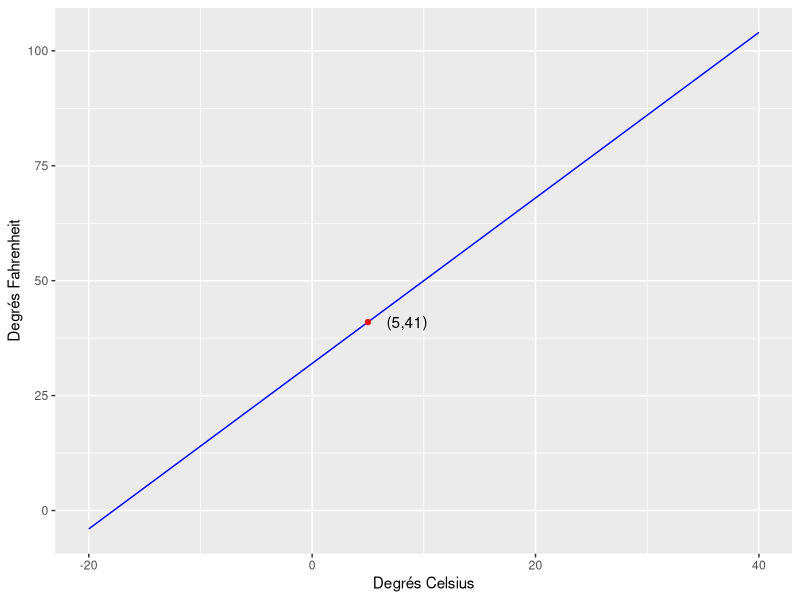
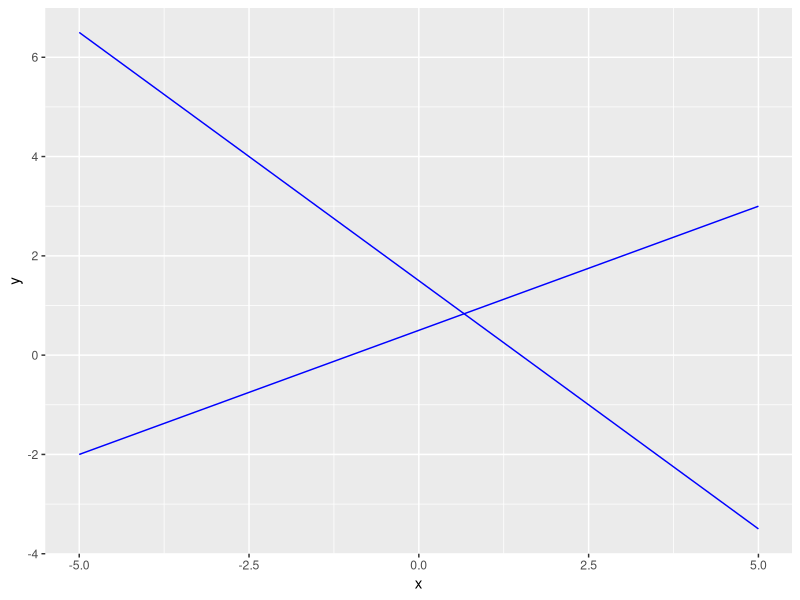
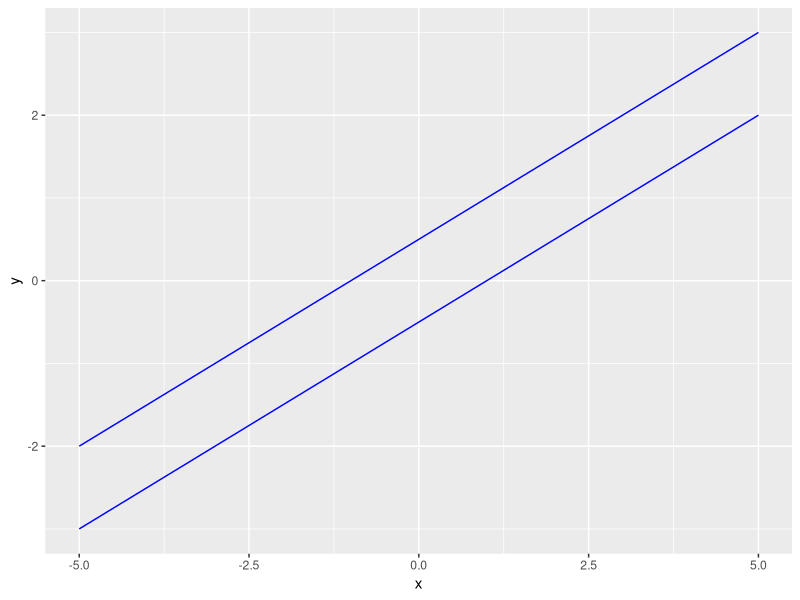
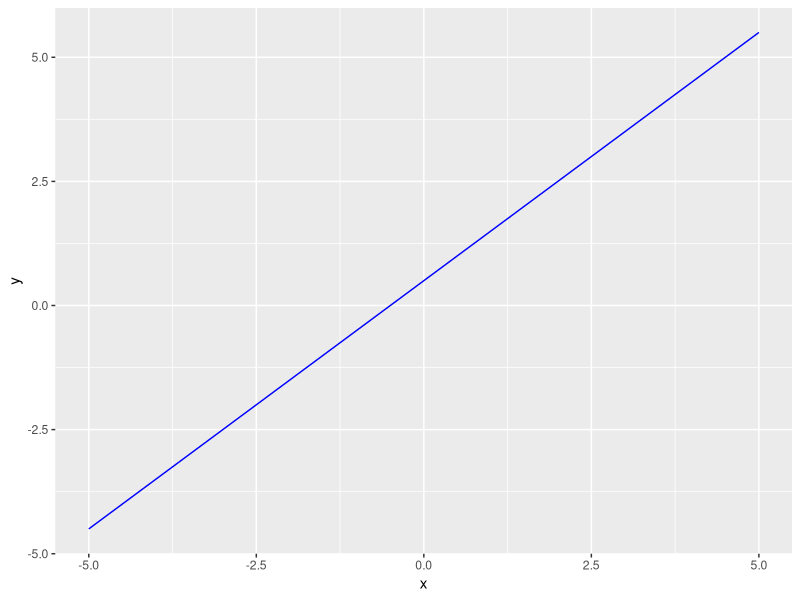

Reproduce these figures in R, in order.
## ---- chunk 1
library(tidyverse)
library(viridis)
## ---- chunk 2
fun.1 <- function(x) 9*x/5+32
ggplot(data = data.frame(x = 0), mapping = aes(x = x))+
  stat_function(fun = fun.1, color = "blue") +
  xlim(-20,40)+
  labs(
    x = "Degrés Celsius",
    y = "Degrés Fahrenheit"
  )+
  geom_point(aes(x = 5, y = 41), color = "red")+
  annotate("text", x = 8.5, y = 41, label = "(5,41)")
## ---- chunk 3
fun.1 <- function(x) -x+3/2
fun.2 <- function(x) x/2+1/2
fun.3 <- function(x) x/2+1/2
fun.4 <- function(x) x/2-1/2
fun.5 <- function(x) x+1/2
gbase <- ggplot(data = data.frame(x = 0), mapping = aes(x = x))+
  xlim(-5,5)
gbase + stat_function(fun = fun.1, color = "blue")+
  stat_function(fun = fun.2, color = "blue")
gbase + stat_function(fun = fun.3, color = "blue")+
  stat_function(fun = fun.4, color = "blue")
gbase + stat_function(fun = fun.5, color = "blue")
